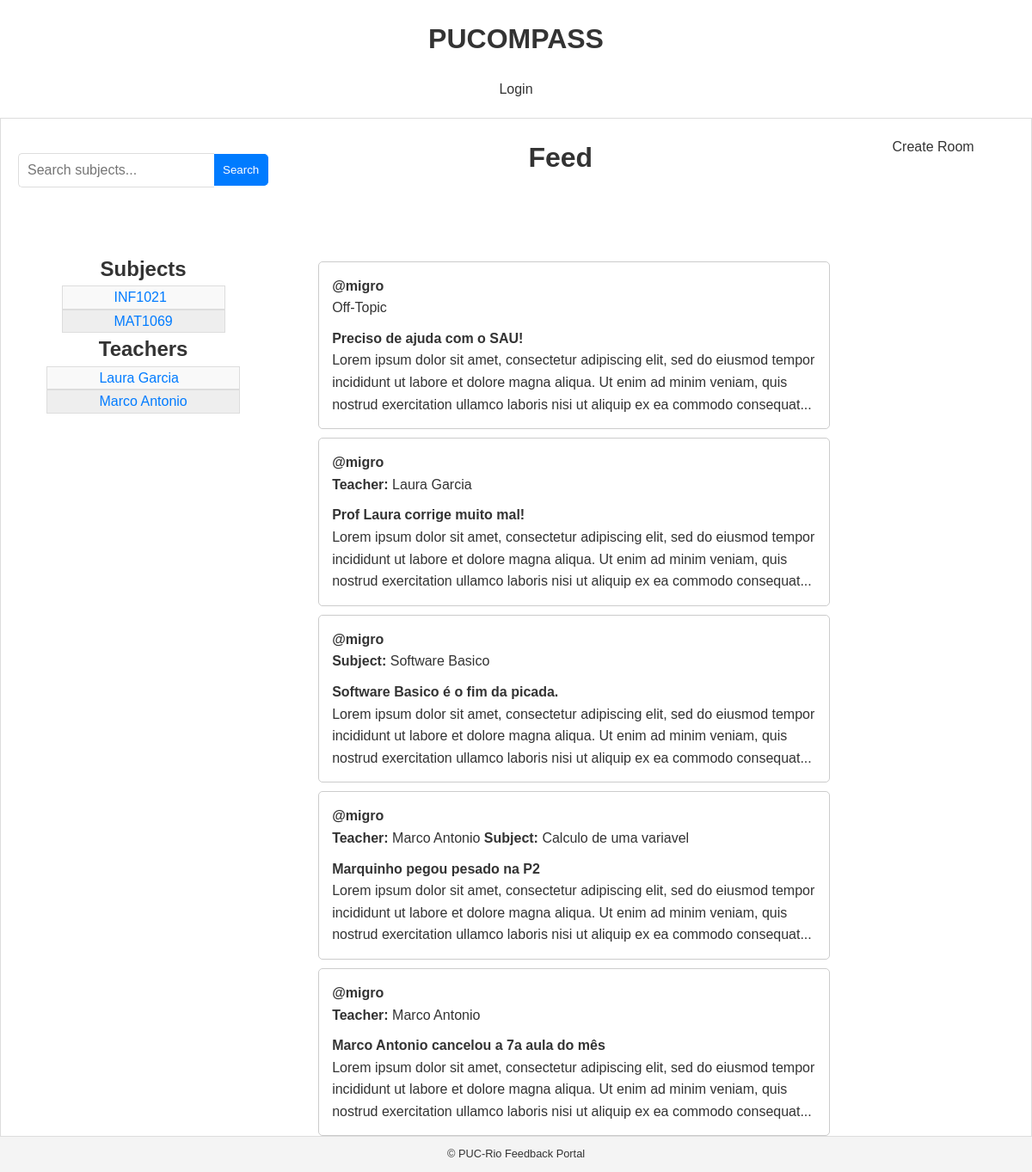
The app's page /, older data.
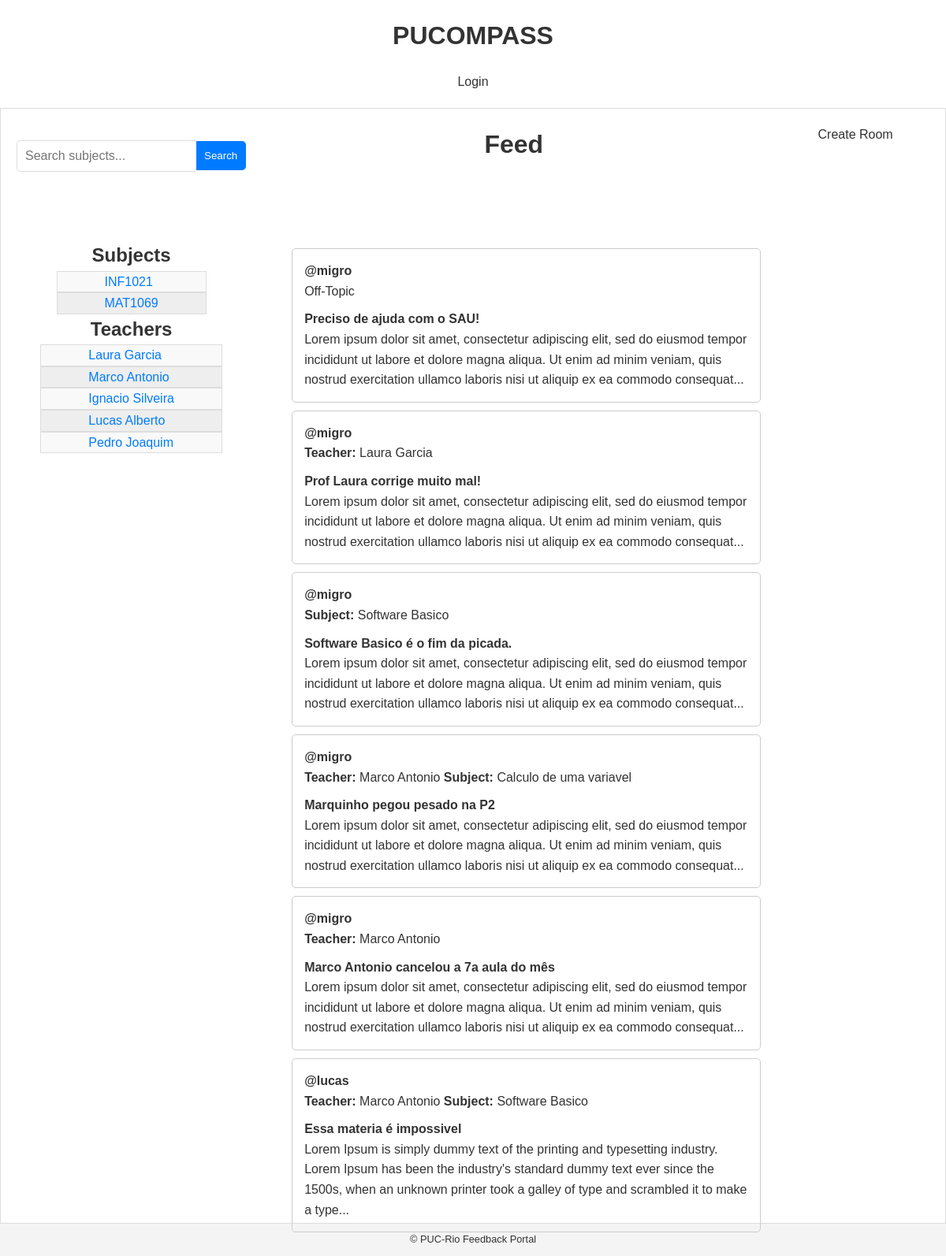
The same page, newer data.
### reviews/models/entities.py (models this page shows)
class Subject(models.Model):
    name_validator = RegexValidator(
        regex=r'^[A-Z]{3}\d{4}$',
        message="Subject code must be 3 uppercase \
        letters followed by 4 digits. E.g., 'INF1343'."
    )
    code = models.CharField(
        max_length=7,
        unique=True,
        validators=[name_validator],
        primary_key=True,
        default='XXX0000',
    )
    name = models.CharField(max_length=100)
    average_stars = models.FloatField(
        validators=[MinValueValidator(1), MaxValueValidator(5)],
        default=None,
        null=True,
        blank=True)
    def __str__(self):
        return str(self.name)

class Teacher(models.Model):
    name = models.CharField(max_length=100)
    email = models.EmailField(max_length=100, unique=True,
                              null=True, blank=True)
    average_stars = models.FloatField(
        validators=[MinValueValidator(1), MaxValueValidator(5)],
        default=None,
        null=True,
        blank=True)
    def __str__(self):
        return str(self.name)

### reviews/models/feedback.py (models this page shows, shortened)
class Feedback(models.Model):
    subject = models.ForeignKey(Subject, on_delete=models.CASCADE,
                                null=True, blank=True)
    title = models.CharField(max_length=40)
    body = models.TextField()
    author = models.ForeignKey(User, on_delete=models.SET_NULL, null=True)
    teachers = models.ForeignKey(Teacher, on_delete=models.SET_NULL,
                                 null=True, blank=True)
    participants = models.ManyToManyField(User, related_name='participants',
                                          blank=True)
    created = models.DateTimeField(auto_now_add=True)
    def validate_half_number(self):
        """
        Validator to check if the value is a whole number or a half number.

        Args:
            self (float): The value to validate.

        Raises:
            ValidationError: If the value is not a whole or half number.
        """
        if self * 2 % 1 != 0:
            raise ValidationError('Value must be a whole or half number.')
    stars = models.FloatField(
        validators=[MinValueValidator(1),
                    MaxValueValidator(5),
                    validate_half_number],
        default=None, null=True, blank=True)

### reviews/views.py (the view)
# urls.py: path('', views.home, name='home'),
def home(request):
    q = request.GET.get('q') if request.GET.get('q') is not None else ''
    feedbacks = Feedback.objects.filter(
        Q(title__icontains=q) |
        Q(teachers__name__icontains=q) |
        Q(subject__name__icontains=q) |
        Q(body__icontains=q)
    )
    context = {
        'subjects': Subject.objects.filter(name__icontains=q),
        'teachers': Teacher.objects.filter(name__icontains=q),
        'feedbacks': feedbacks,
        'messages': Messages.objects.filter(feedback__title__icontains=q)
    }
    return render(request, 'reviews/home.html', context)

### reviews/templates/reviews/home.html (shortened to what this page needs)
{% extends 'base.html' %}
{% load static %}
{% block extra_styles %}
    <link rel="stylesheet" href="{% static 'reviews/css/home-page.css' %}">
    <link rel="stylesheet" href="https://cdnjs.cloudflare.com/ajax/libs/font-awesome/6.0.0-beta3/css/all.min.css">
{% endblock %}
{% block content %}
<div class="home-container" style="display: grid;grid-template-columns: 1fr 3fr 1fr;gap: 5%;">
    <div class="search-bar" style="width: 100%;display: flex;justify-content: center;align-items: center">
        <form method="GET" action="." style="display: flex; align-items: center">
            <input type="text" name="q" placeholder="Search subjects...">
            <button type="submit">Search</button>
        </form>
    </div>
    <div>
        <h1>Feed</h1>
    </div>
    <a href="{% url 'choose-room-type' %}">Create Room</a>
    <div class="subjects-list" style="display: flex; flex-direction: column; align-items: center; text-align: center; margin: 0 auto; width: 100%;">
        <h2>Subjects</h2>
        <ul>
            {% for subject in subjects %}
            <li><a href="{% url 'subject-profile' subject.code %}">{{ subject.code }}</a></li>
            {% empty %}
            <li>No subjects found.</li>
            {% endfor %}
        </ul>
        <h2>Teachers</h2>
        <ul>
            {% for teacher in teachers %}
            <li><a href="{% url 'teacher-profile' teacher.id %}">{{ teacher.name }}</a></li>
            {% empty %}
            <li>No teachers found.</li>
            {% endfor %}
        </ul>
    </div>
    <div>
        {% for feedback in feedbacks %}
            <div style="border: 1px solid #ccc; padding: 15px; margin: 10px 0; border-radius: 5px;width: 100%">
                <div style="display: flex; justify-content: space-between; align-items: center; margin-bottom: 10px;">
                    <div class="name-post">
                        <a href="{% url 'user-profile' feedback.author.id %}" style="font-weight: bold;">@{{ feedback.author.username }}</a>
                        {% if feedback.teachers or feedback.subject %}
                            <div>
                                {% if feedback.teachers %}
                                    <span style="font-weight: bold;">Teacher:</span> {{ feedback.teachers }}
                                {% endif %}
                                {% if feedback.subject %}
                                    <span style="font-weight: bold;">Subject:</span> {{ feedback.subject }}
                                {% endif %}
                            </div>
                        {% else %}
                            <div>Off-Topic</div>
                        {% endif %}
                    </div>
                </div>
                <div style="text-align: left; font-weight: bold"><a href="{% url 'feedback' feedback.id %}">{{feedback.title}}</a></div>
                {% if feedback.body|length > 230 %}
                  <p style="text-align: left">{{ feedback.body|slice:":230" }}...</p>
                {% else %}
                  <p style="text-align: left">{{ feedback.body }}</p>
                {% endif %}
            </div>
        {% empty %}
        <div>No reviews yet...</div>
        {% endfor %}
    </div>
</div>
{% endblock %}

### reviews/templates/base.html (shortened to what this page needs)
{% load static %}
<!DOCTYPE html>
<html lang="en">
<head>
    <link rel="stylesheet" href="{% static 'reviews/css/styles.css' %}">
    {% block extra_styles %}{% endblock %}
</head>
<body>
    <header>
        <a href="{% url 'home' %}"><h1>PUCOMPASS</h1></a>
        {% if request.user.is_authenticated %}
        <p><a href="{% url 'user-profile' request.user.id %}">Hello <span style="color: blue">{{request.user}}</span>!</a></p>
        <a href="{% url 'logout' %}">Logout</a>
        {% else %}
        <a href="{% url 'login' %}">Login</a>
        {% endif %}
    </header>
    <main>
        {% block content %}
        {% endblock %}
        <br>
    </main>
    <footer>
        <p>&copy; {{ now.year }} PUC-Rio Feedback Portal</p>
    </footer>
</body>
</html>

### reviews/static/reviews/css/styles.css (style rules this page uses)
body, h1, h2, h3, p, ul, li, a { margin: 0; padding: 0; text-align: center; text-decoration: none; color: #333; }
h1 { font-family:'Gill Sans', 'Gill Sans MT', Calibri, 'Trebuchet MS', sans-serif }
body { font-family: Arial, sans-serif; line-height: 1.6; background-color: #f4f4f4; }
header { text-align: center; margin: 0; padding: 20px; background-color: #fff; box-shadow: 0 2px 4px rgba(0,0,0,0.1); }
header h1 { margin-bottom: 20px; }
main { display: flex; justify-content: top; align-items: center; flex-direction: column; min-height: calc(100vh - 60px); background-color: #fff; padding: 20px; }
.search-bar { max-width: 600px; margin: 20px auto; display: flex; }
.search-bar input[type="text"] { flex-grow: 1; padding: 10px; border: 1px solid #ddd; border-radius: 5px 0 0 5px; font-size: 16px; border-right: none; }
.search-bar button { padding: 10px; background-color: #007bff; color: white; border: 1px solid #007bff; border-left: none; border-radius: 0 5px 5px 0; cursor: pointer; }
main { background-color: #fff; border: 1px solid #ddd; padding: 20px; }
footer { text-align: center; padding: 10px 0; font-size: 0.8em; color: #666; background-color: #f4f4f4; }
.subjects-list ul { list-style-type: none; margin: 0; padding: 0; background-color: #eee; border-collapse: collapse; }
.subjects-list li { border: 1px solid #ddd; padding-left: 60px; padding-right: 60px; display: flex; }
.subjects-list li:nth-child(odd) { background-color: #f9f9f9; }
.subjects-list a { color: #007bff; }

### reviews/static/reviews/css/home-page.css (style rules this page uses)
.home-container { display: grid; grid-template-columns: 1fr 3fr 1fr; gap: 5%; }
.name-post { text-align: left; }

Row changes from the older to the newer data that the page shows:
added Teacher: name "Ignacio Silveira"
added Teacher: name "Lucas Alberto"
added Teacher: name "Pedro Joaquim"
added Feedback: author.username "lucas", teachers "Marco Antonio", subject "Software Basico", title "Essa materia é impossivel", body "Lorem Ipsum is simply dummy text of the printing and typesetting industry. Lorem Ipsum has been the industry's standard dummy text ever since the 1500s, when an unknown printer took a galley of type and scrambled it to make a type"
